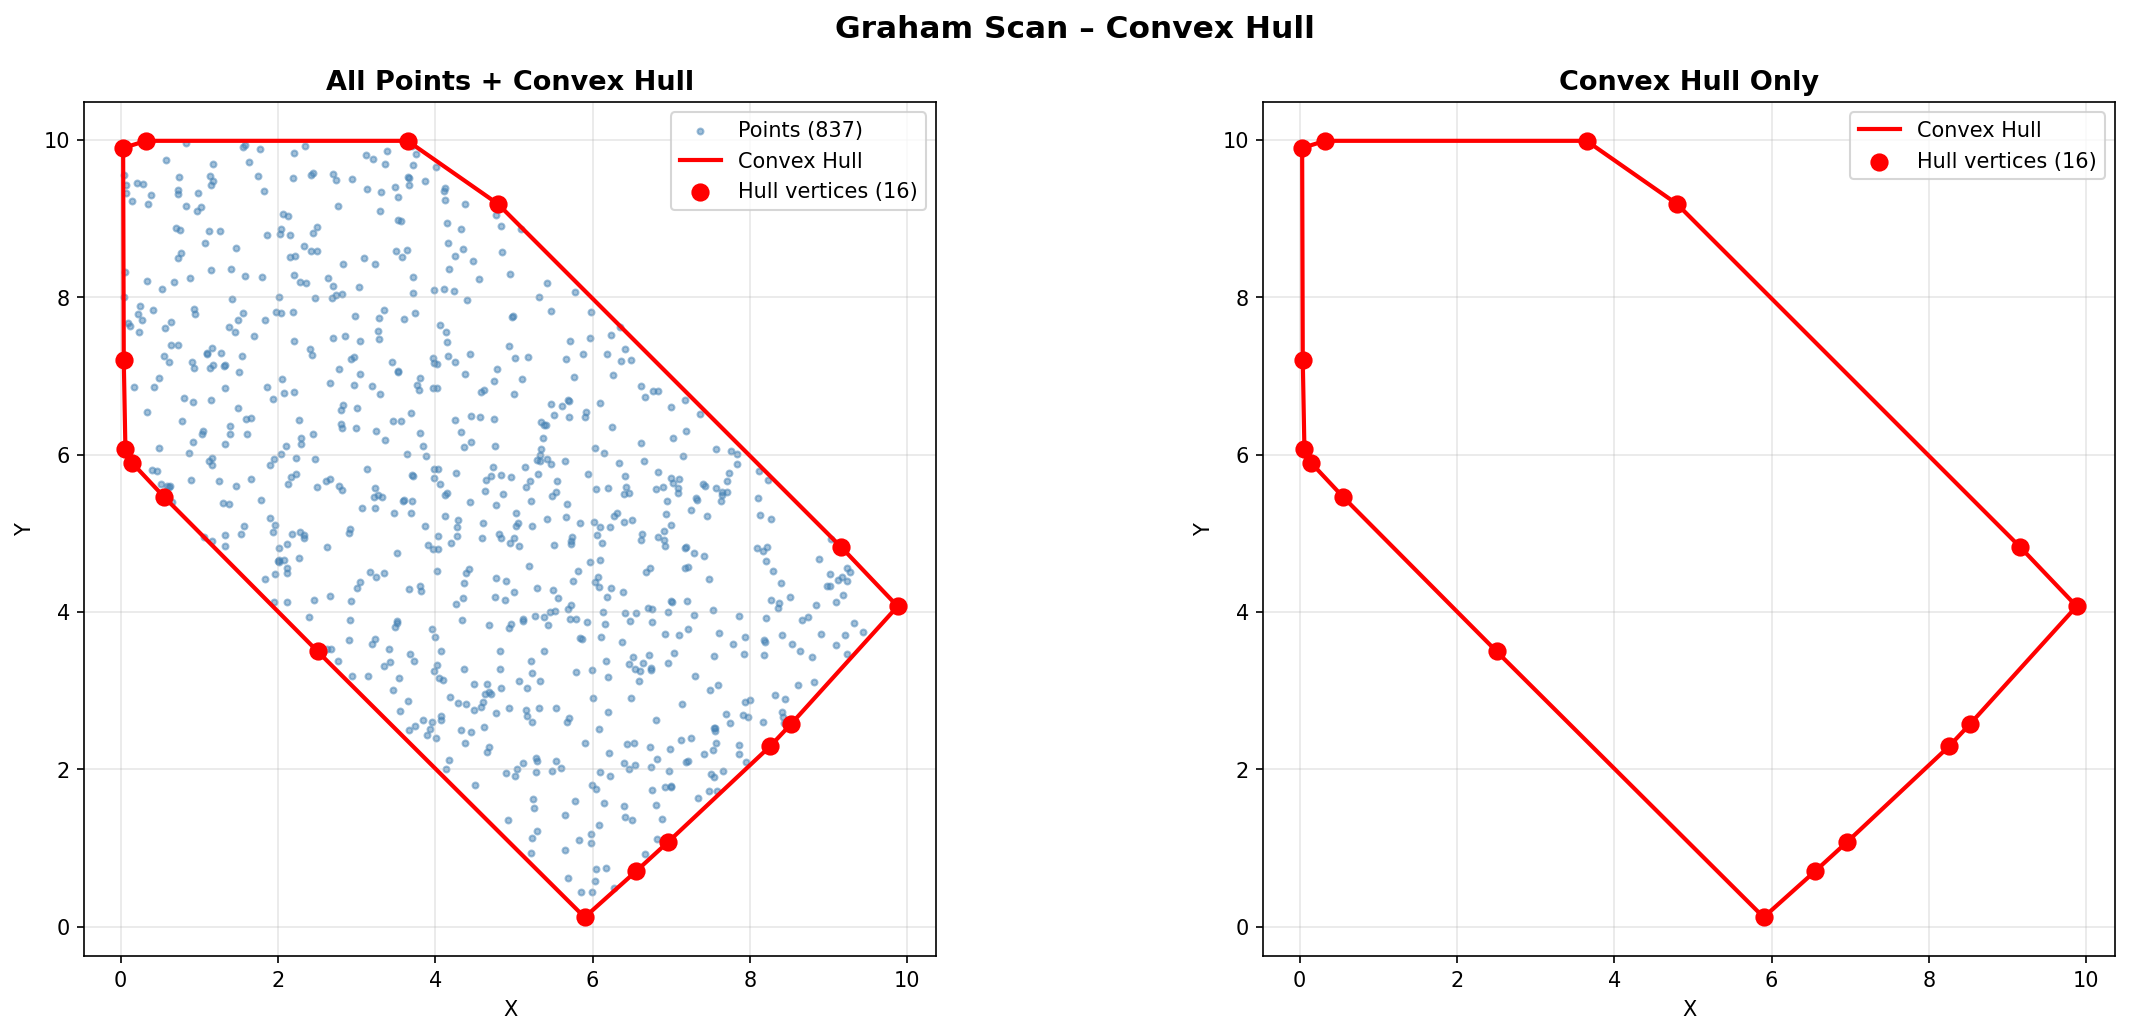

Reproduce this figure in Python.
import math
import os
import matplotlib.pyplot as plt

def read_points(filename):
    points = []
    with open(filename) as f:
        for line in f:
            line = line.strip()
            if line:
                x, y = map(float, line.split())
                points.append((x, y))
    return points

def cross_product(O, A, B):
    """2D cross product of vectors OA and OB.
    Positive = counter-clockwise, negative = clockwise, 0 = collinear."""
    return (A[0] - O[0]) * (B[1] - O[1]) - (A[1] - O[1]) * (B[0] - O[0])

def graham_scan(points):
    points = list(set(points))  # remove duplicates
    n = len(points)
    if n < 3:
        return points

    # Step 1: Find the bottom-most point (lowest y, then leftmost x)
    pivot = min(points, key=lambda p: (p[1], p[0]))

    # Step 2: Sort by polar angle with respect to pivot
    def polar_angle_key(p):
        if p == pivot:
            return (-math.inf, 0)
        angle = math.atan2(p[1] - pivot[1], p[0] - pivot[0])
        dist = (p[0] - pivot[0])**2 + (p[1] - pivot[1])**2
        return (angle, -dist)  # for collinear: keep farthest

    sorted_pts = sorted(points, key=polar_angle_key)

    # Step 3: Graham scan
    stack = []
    for p in sorted_pts:
        while len(stack) >= 2 and cross_product(stack[-2], stack[-1], p) <= 0:
            stack.pop()
        stack.append(p)

    return stack

def main():
    # Look for graham.txt in the same directory as this script
    script_dir = os.path.dirname(os.path.abspath(__file__))
    input_file = os.path.join(script_dir, 'graham.txt')

    pts = read_points(input_file)
    print(f"Total points: {len(pts)}")

    hull = graham_scan(pts)
    print(f"\nConvex Hull ({len(hull)} points):")
    for p in hull:
        print(f"  ({p[0]:.4f}, {p[1]:.4f})")

    # Close the hull for plotting
    hull_closed = hull + [hull[0]]
    hx = [p[0] for p in hull_closed]
    hy = [p[1] for p in hull_closed]

    # All points
    all_x = [p[0] for p in pts]
    all_y = [p[1] for p in pts]

    fig, axes = plt.subplots(1, 2, figsize=(16, 7))

    for ax_plot, title, show_all in zip(axes,
                                        ['All Points + Convex Hull', 'Convex Hull Only'],
                                        [True, False]):
        if show_all:
            ax_plot.scatter(all_x, all_y, s=8, color='steelblue',
                            alpha=0.5, label=f'Points ({len(pts)})')
        ax_plot.plot(hx, hy, 'r-', linewidth=2, label='Convex Hull')
        ax_plot.scatter([p[0] for p in hull], [p[1] for p in hull],
                        s=60, color='red', zorder=5,
                        label=f'Hull vertices ({len(hull)})')
        ax_plot.set_title(title, fontsize=13, fontweight='bold')
        ax_plot.set_xlabel('X')
        ax_plot.set_ylabel('Y')
        ax_plot.legend()
        ax_plot.grid(True, alpha=0.3)
        ax_plot.set_aspect('equal')

    plt.suptitle('Graham Scan – Convex Hull', fontsize=15, fontweight='bold')
    plt.tight_layout()

    # Save plot next to the script
    output_path = os.path.join(script_dir, 'graham_scan.png')
    plt.savefig(output_path, dpi=150, bbox_inches='tight')
    print(f"\nPlot saved to: {output_path}")
    plt.show()

if __name__ == '__main__':
    main()
